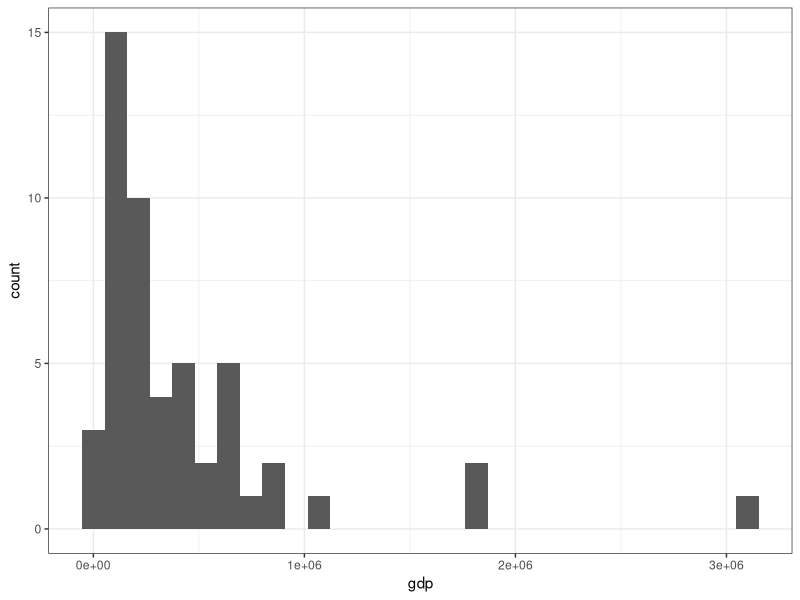
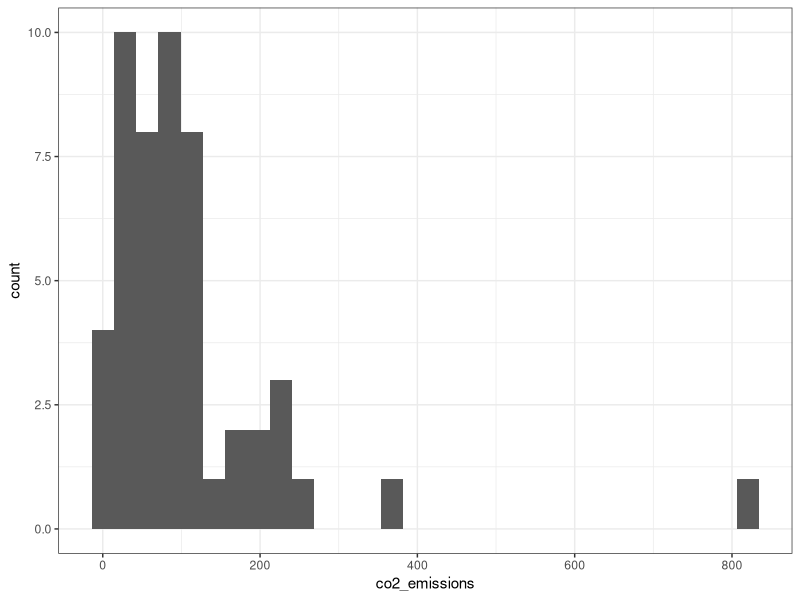
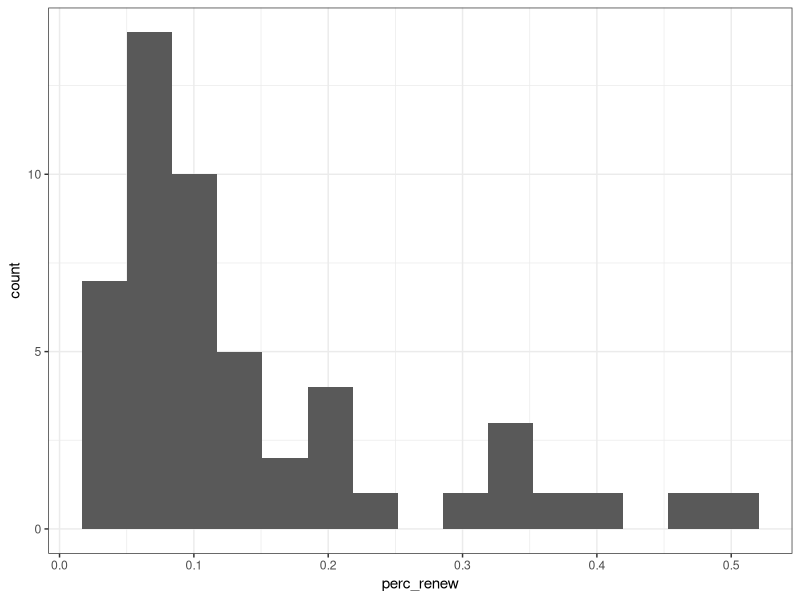
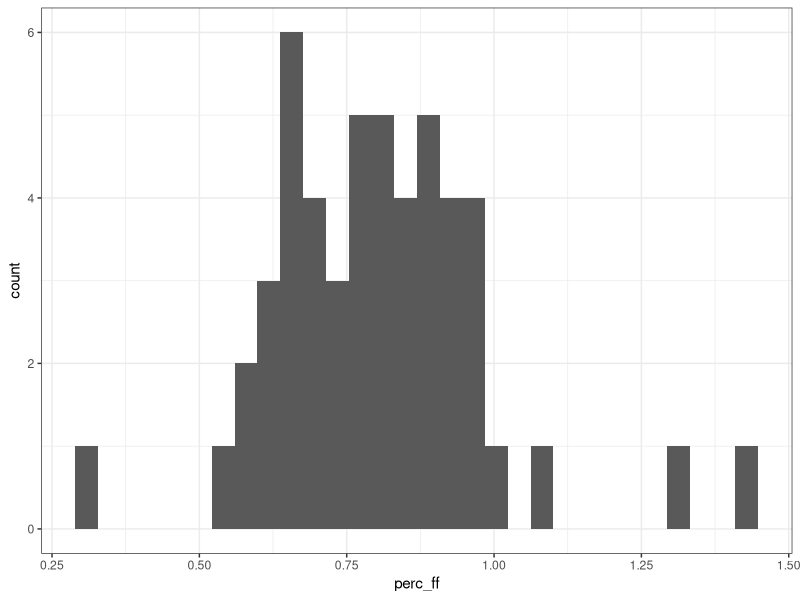

Source code (R) for these figures, in order:
library(here)
library(tidyverse)

climate <- read_csv(here("data", "climate_clean.csv"))

# Univariate Analysis

ggplot(climate)+
  geom_histogram(aes(x = gdp))+
  theme_bw()

summary(climate$gdp)

ggplot(climate)+
  geom_histogram(aes(x = co2_emissions))+
  theme_bw()

summary(climate$co2_emissions)

ggplot(climate)+
  geom_histogram(aes(x = perc_renew), bins = 15)+
  theme_bw()

summary(climate$perc_renew)

ggplot(climate)+
  geom_histogram(aes(x = perc_ff))+
  theme_bw()

summary(climate$perc_ff)


# Bivariate Analysis

